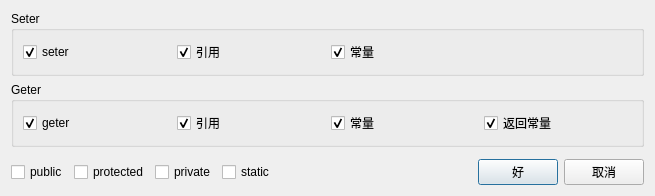
<?xml version="1.0" encoding="UTF-8"?>
<ui version="4.0">
 <class>Dialog</class>
 <widget class="QDialog" name="Dialog">
  <property name="geometry">
   <rect>
    <x>0</x>
    <y>0</y>
    <width>655</width>
    <height>175</height>
   </rect>
  </property>
  <property name="windowTitle">
   <string>geter/seter</string>
  </property>
  <layout class="QVBoxLayout" name="verticalLayout" stretch="0,0,1,0">
   <item>
    <widget class="QGroupBox" name="groupBox">
     <property name="title">
      <string>Seter</string>
     </property>
     <layout class="QVBoxLayout" name="verticalLayout_2">
      <item>
       <layout class="QHBoxLayout" name="horizontalLayout">
        <item>
         <widget class="QCheckBox" name="cbseter">
          <property name="text">
           <string>seter</string>
          </property>
          <property name="checked">
           <bool>true</bool>
          </property>
         </widget>
        </item>
        <item>
         <widget class="QCheckBox" name="cbsref">
          <property name="text">
           <string>引用</string>
          </property>
          <property name="checked">
           <bool>true</bool>
          </property>
         </widget>
        </item>
        <item>
         <widget class="QCheckBox" name="cbsconst">
          <property name="text">
           <string>常量</string>
          </property>
          <property name="checked">
           <bool>true</bool>
          </property>
         </widget>
        </item>
        <item>
         <widget class="QWidget" name="widget_2" native="true"/>
        </item>
       </layout>
      </item>
     </layout>
    </widget>
   </item>
   <item>
    <widget class="QGroupBox" name="groupBox_2">
     <property name="title">
      <string>Geter</string>
     </property>
     <layout class="QVBoxLayout" name="verticalLayout_3">
      <item>
       <layout class="QHBoxLayout" name="horizontalLayout_2">
        <item>
         <widget class="QCheckBox" name="cbgeter">
          <property name="text">
           <string>geter</string>
          </property>
          <property name="checked">
           <bool>true</bool>
          </property>
         </widget>
        </item>
        <item>
         <widget class="QCheckBox" name="cbgref">
          <property name="text">
           <string>引用</string>
          </property>
          <property name="checked">
           <bool>true</bool>
          </property>
         </widget>
        </item>
        <item>
         <widget class="QCheckBox" name="cbgconst">
          <property name="text">
           <string>常量</string>
          </property>
          <property name="checked">
           <bool>true</bool>
          </property>
         </widget>
        </item>
        <item>
         <widget class="QCheckBox" name="cbgrconst">
          <property name="text">
           <string>返回常量</string>
          </property>
          <property name="checked">
           <bool>true</bool>
          </property>
         </widget>
        </item>
       </layout>
      </item>
     </layout>
    </widget>
   </item>
   <item>
    <widget class="QWidget" name="widget_3" native="true"/>
   </item>
   <item>
    <layout class="QHBoxLayout" name="horizontalLayout_3" stretch="0,0,0,0,1,0,0">
     <item>
      <widget class="QCheckBox" name="cbpublic">
       <property name="text">
        <string>public</string>
       </property>
      </widget>
     </item>
     <item>
      <widget class="QCheckBox" name="cbprotected">
       <property name="text">
        <string>protected</string>
       </property>
      </widget>
     </item>
     <item>
      <widget class="QCheckBox" name="cbprivate">
       <property name="text">
        <string>private</string>
       </property>
      </widget>
     </item>
     <item>
      <widget class="QCheckBox" name="cbstatic">
       <property name="text">
        <string>static</string>
       </property>
      </widget>
     </item>
     <item>
      <widget class="QWidget" name="widget" native="true"/>
     </item>
     <item>
      <widget class="QPushButton" name="pushButton">
       <property name="text">
        <string>好</string>
       </property>
      </widget>
     </item>
     <item>
      <widget class="QPushButton" name="pushButton_2">
       <property name="text">
        <string>取消</string>
       </property>
      </widget>
     </item>
    </layout>
   </item>
  </layout>
 </widget>
 <resources/>
 <connections/>
</ui>
